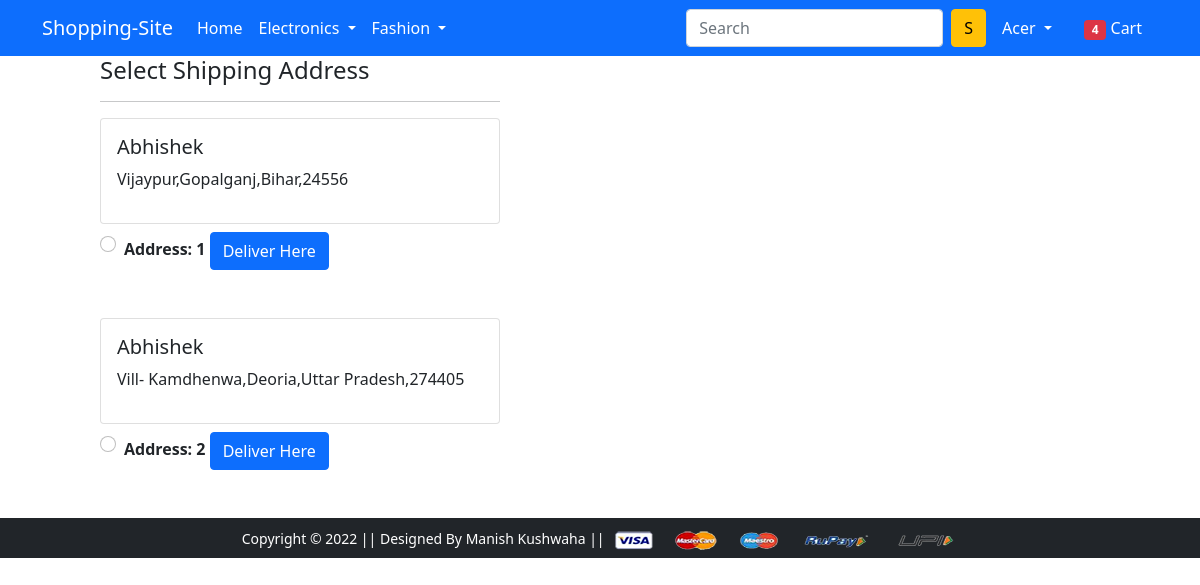
The page /buy/ (signed in) on the database its author committed.
### app/models.py (models this page shows, shortened)
class Customer(models.Model):
    user = models.ForeignKey(User,on_delete = models.CASCADE)
    name = models.CharField(max_length=200)
    locality = models.CharField(max_length=200)
    city = models.CharField(max_length=50)
    zipcode = models.IntegerField()
    state = models.CharField(choices=STATE_CHOICES,max_length=50)

### app/views.py (the view)
# urls.py: path('buy/', views.buy_now, name='buy-now'),
def buy_now(request):
    add = Customer.objects.filter(user=request.user)
    return render(request, 'app/buynow.html',{
        'add':add,
    })

### app/templates/app/buynow.html (shortened to what this page needs)
{% extends 'app/base.html' %}
{% load static %}
{% block main-content %}
<div class="col-sm-4 offset-sm-1">
    <h4>Select Shipping Address</h4>
    <hr>
    <form action="/paymentdone" id="mypayment">
      {% for ad in add %}
      <div class="card">
        <div class="card-body">
        <h5>{{ad.name}}</h5>
        <p>{{ad.locality}},{{ad.city}},{{ad.state}},{{ad.zipcode}}</p>
        </div>
      </div>
        <div class="form-check mt-2 mb-5">
          <input class="form-check-input" type="radio" name='custid' id="custadd{{forloop.counter}}" value="{{ad.id}}">
          <label class="form-check-label fw-bold" for="custadd{{forloop.counter}}">
            Address: {{forloop.counter}} </label>
            <a href=""><button class="btn btn-primary">Deliver Here</button></a>
        </div>
        {% endfor %}
      </form>
    </div>
{% endblock main-content %}

### app/templates/app/base.html (shortened to what this page needs)
<!doctype html>
{% load static %}
<html lang="en">
  <head>
    <link href="https://cdn.jsdelivr.net/npm/bootstrap@5.0.0-beta1/dist/css/bootstrap.min.css" rel="stylesheet">
    <link rel="stylesheet" href="{% static 'app/css/owl.carousel.min.css' %}">
    <link rel="stylesheet" href="{% static 'app/css/all.min.css' %}">
    <link rel="stylesheet" href="{% static 'app/css/style.css' %}">
  </head>
  <body>
    <nav class="navbar navbar-expand-lg navbar-dark bg-primary">
     <div class="container">
       <a class="navbar-brand" href="/">Shopping-Site</a>
       <div class="collapse navbar-collapse" id="navbarSupportedContent">
         <ul class="navbar-nav me-auto mb-2 mb-lg-0">
           <li class="nav-item">
             <a class="nav-link active" aria-current="page" href="/">Home</a>
           </li>
           <li class="nav-item dropdown">
             <a class="nav-link dropdown-toggle text-white" href="#" id="electronicsDropdown" role="button" data-bs-toggle="dropdown" aria-expanded="false">
               Electronics
             </a>
           </li>
           <li class="nav-item dropdown">
             <a class="nav-link dropdown-toggle text-white" href="#" id="fashionDropdown" role="button" data-bs-toggle="dropdown" aria-expanded="false">
               Fashion
             </a>
           </li>
         </ul>
         <form class="d-flex">
           <input class="form-control me-2" type="search" placeholder="Search" aria-label="Search">
           <button class="btn btn-warning" type="submit">S</button>
         </form>
         <div>
          <ul class="navbar-nav me-auto mb-2 mb-lg-0">
          {% if request.user.is_authenticated %}
           <li class="nav-item dropdown mx-2">
              <a class="nav-link dropdown-toggle text-white" href="#" id="profileDropdown" role="button" data-bs-toggle="dropdown" aria-expanded="false">
                {{request.user.username|capfirst}}
              </a>
            </li>
            <li class="nav-item mx-2">
             <a href="{% url 'show_cart' %}" class="nav-link text-white"><span class="badge bg-danger">4</span> Cart </a>
            </li>
          {% endif %}
          </ul>
         </div>
       </div>
     </div>
    </nav>
    {% block main-content %} {% endblock main-content %}
    <footer class="container-fluid bg-dark text-center p-2 mt-5">
        <small class="text-white">Copyright &copy; 2022 || Designed By Manish Kushwaha || </small>
        <img src="{% static 'app/images/payment.png' %}" alt="" srcset="" class="img-fluid" height="2px">
    </footer>
  </body>
</html>

### rows shown on the page
Customer: name "Abhishek", locality "Vijaypur", city "Gopalganj", state "Bihar", zipcode "24556"
Customer: name "Abhishek", locality "Vill- Kamdhenwa", city "Deoria", state "Uttar Pradesh", zipcode "274405"

### other values the page prints
{{ request.user.username|capfirst }} "Acer"
